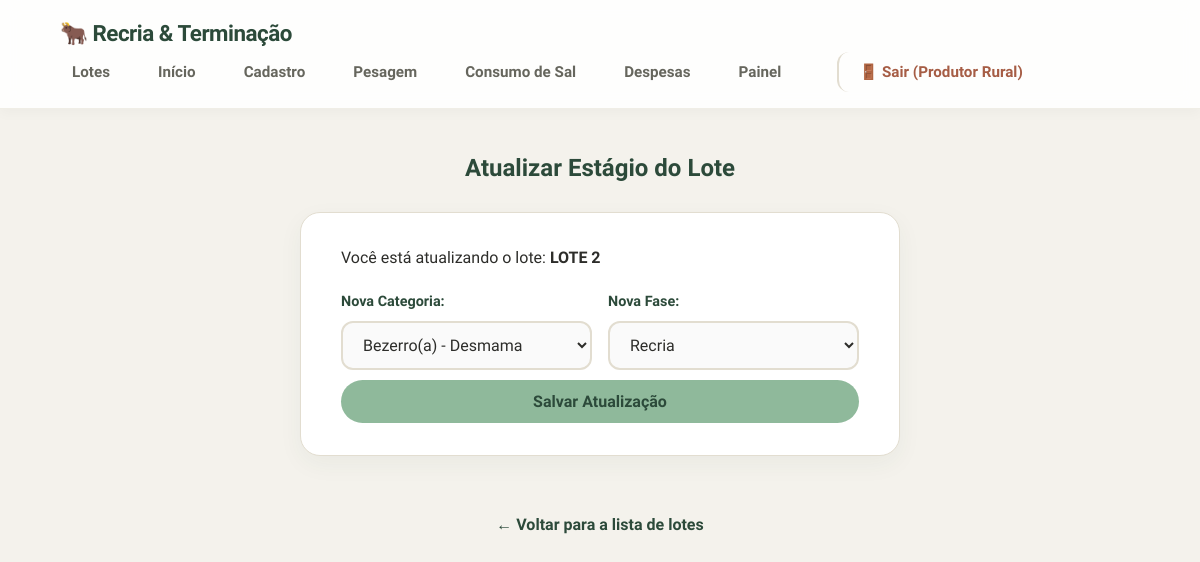
/editar_lote/1 (signed in), run on an earlier commit of the app's database.
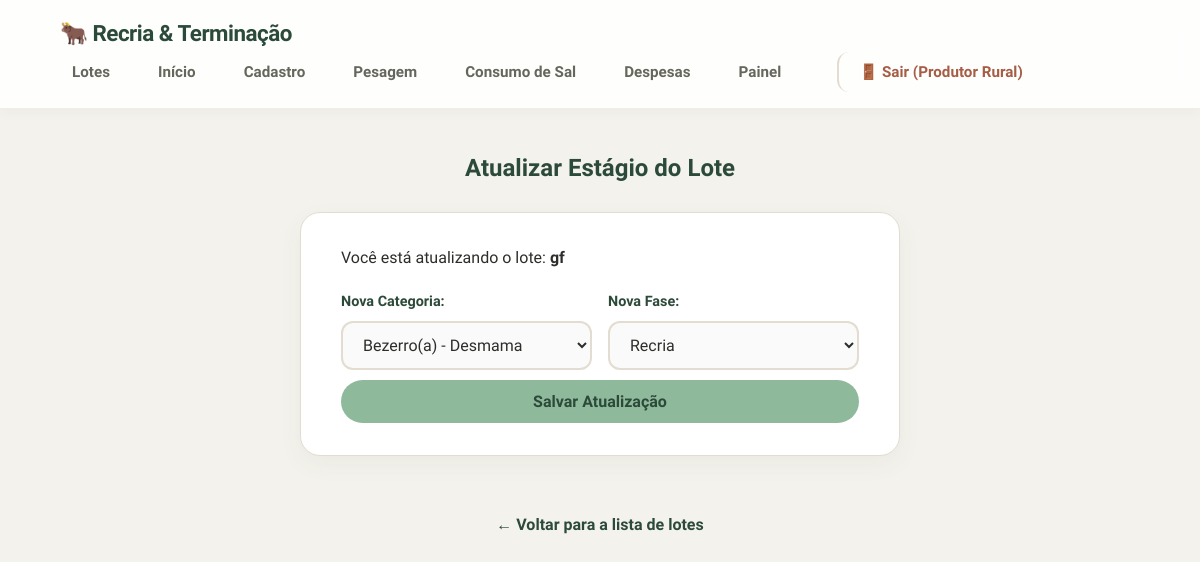
And on a later commit of the database.
### tables this page shows
CREATE TABLE lotes (
                    id INTEGER PRIMARY KEY AUTOINCREMENT,
                    identificacao TEXT NOT NULL,
                    fase_atual TEXT NOT NULL,
                    categoria_animal TEXT,
                    data_inicio TEXT,
                    qtd_cabecas INTEGER,
                    custo_bezerro_unitario REAL,
                    custo_total_compra REAL,
                    valor_venda_total REAL,
                    total_arrobas_vendidas REAL,
                    status TEXT DEFAULT 'Em Andamento'
                , frigorifico_comprador TEXT);

### app.py (the view, shortened to what this page needs)
@app.route('/editar_lote/<int:id>', methods=['GET', 'POST'])
def editar_lote(id):
    conexao = conectar()
    try:
        lote = conexao.execute('SELECT * FROM lotes WHERE id = ?', (id,)).fetchone()
    finally:
        conexao.close()
    return render_template('editar_lote.html', lote=lote)

### app.py (called while the page is built)
@app.before_request
def verificar_login():
    rotas_livres = ['login', 'static', 'api_cotacoes']
    if request.endpoint not in rotas_livres and 'usuario_id' not in session:
        return redirect(url_for('login'))

### config_banco.py (called while the page is built)
def conectar():
    conexao = sqlite3.connect('dados.db')
    conexao.row_factory = sqlite3.Row
    conexao.execute('PRAGMA foreign_keys = ON;')
    return conexao

### templates/editar_lote.html (shortened to what this page needs)
{% extends "base.html" %}
{% block conteudo %}
<h2>Atualizar Estágio do Lote</h2>
<div class="form-caixa">
    <p style="margin-bottom: 20px;">Você está atualizando o lote: <strong>{{ lote.identificacao }}</strong></p>
    <form action="{{ url_for('editar_lote', id=lote.id) }}" method="POST">
        <div class="form-linha">
            <div class="campo">
                <label for="categoria_animal">Nova Categoria:</label>
                <select id="categoria_animal" name="categoria_animal" required>
                    <option value="Bezerro" {% if lote.categoria_animal == 'Bezerro' %}selected{% endif %}>Bezerro(a) - Desmama</option>
                </select>
            </div>
            <div class="campo">
                <label for="fase_atual">Nova Fase:</label>
                <select id="fase_atual" name="fase_atual" required>
                    <option value="Recria" {% if lote.fase_atual == 'Recria' %}selected{% endif %}>Recria</option>
                </select>
            </div>
        </div>
        <button type="submit">Salvar Atualização</button>
    </form>
</div>
<a class="voltar" href="{{ url_for('lotes') }}">← Voltar para a lista de lotes</a>
{% endblock %}

What changed in the data, as far as the page shows it:
changed lotes "Bezerro(a) - Desmama": identificacao "LOTE 2" → "gf"
